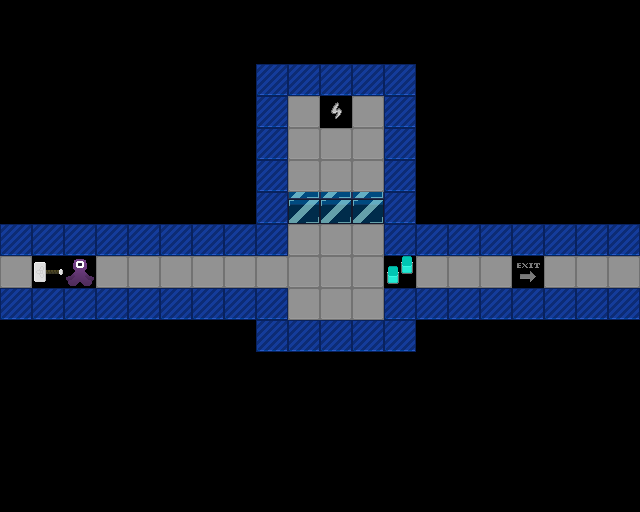

Tiled map render using the project's own tile images. Description and the whole map definition, tile-layer contents included, below:
An orthogonal 20x16 tile map with 32x32 px tiles, 1 tile layer (Tile Layer 1).

<map version="1.5" tiledversion="1.7.0" orientation="orthogonal" renderorder="right-down" width="20" height="16" tilewidth="32" tileheight="32" infinite="0" nextlayerid="2" nextobjectid="1">
 <tileset firstgid="1" source="project-mjolnir.tsx" />
 <layer id="1" name="Tile Layer 1" width="20" height="16">
  <data encoding="csv">
0,0,0,0,0,0,0,0,0,0,0,0,0,0,0,0,0,0,0,0,
0,0,0,0,0,0,0,0,0,0,0,0,0,0,0,0,0,0,0,0,
0,0,0,0,0,0,0,0,4,4,4,4,4,0,0,0,0,0,0,0,
0,0,0,0,0,0,0,0,4,3,9,3,4,0,0,0,0,0,0,0,
0,0,0,0,0,0,0,0,4,3,3,3,4,0,0,0,0,0,0,0,
0,0,0,0,0,0,0,0,4,3,3,3,4,0,0,0,0,0,0,0,
0,0,0,0,0,0,0,0,4,41,41,41,4,0,0,0,0,0,0,0,
4,4,4,4,4,4,4,4,4,3,3,3,4,4,4,4,4,4,4,4,
3,47,50,3,3,3,3,3,3,3,3,3,6,3,3,3,8,3,3,3,
4,4,4,4,4,4,4,4,4,3,3,3,4,4,4,4,4,4,4,4,
0,0,0,0,0,0,0,0,4,4,4,4,4,0,0,0,0,0,0,0,
0,0,0,0,0,0,0,0,0,0,0,0,0,0,0,0,0,0,0,0,
0,0,0,0,0,0,0,0,0,0,0,0,0,0,0,0,0,0,0,0,
0,0,0,0,0,0,0,0,0,0,0,0,0,0,0,0,0,0,0,0,
0,0,0,0,0,0,0,0,0,0,0,0,0,0,0,0,0,0,0,0,
0,0,0,0,0,0,0,0,0,0,0,0,0,0,0,0,0,0,0,0
</data>
 </layer>
</map>
